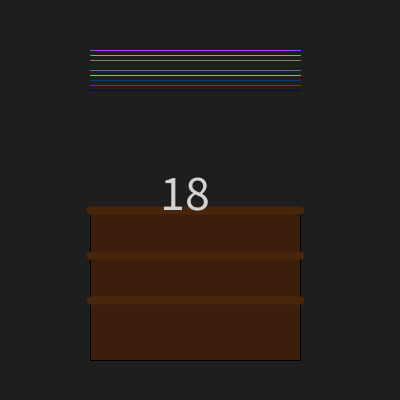
Frame 1 (no input)
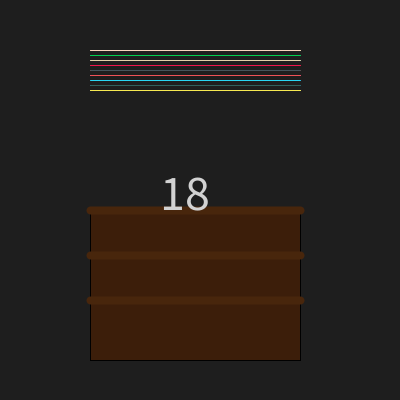
Frame 60 (the mouse pressed at the canvas centre just before this capture)
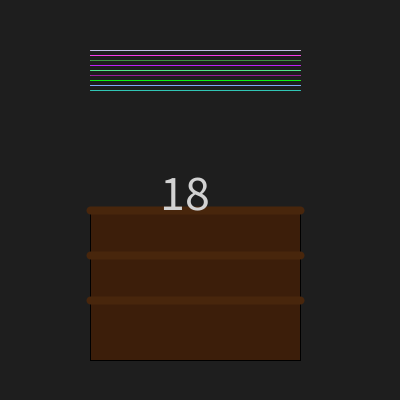
Frame 120 (the mouse held since frame 60 and released just before this capture)

The Processing sketch that drew these frames (run headless with seeded random() and noise(); from frame 60 on, the mouse is pressed at the canvas centre):

// Processing sketch: processing_125334
// ── processing_125334.pde



float cor(){
  float i;
  i = random(255);
  return i;
}

  
void setup(){
size(400,400);
background(30);

fill(60,30,10);
rect(90,210,210,150);

for(int y=210; y<=310; y+=45){
  stroke(72,38,12);
  strokeWeight(8);
  line(90,y,300,y);
}


fill(210);
textSize(50);
text("18",160,210);

}

void draw(){
 for(int y=50; y<=90; y+=5){
  stroke(cor(),cor(),cor());
  strokeWeight(1);
  line(90,y,300,y);

}
}
